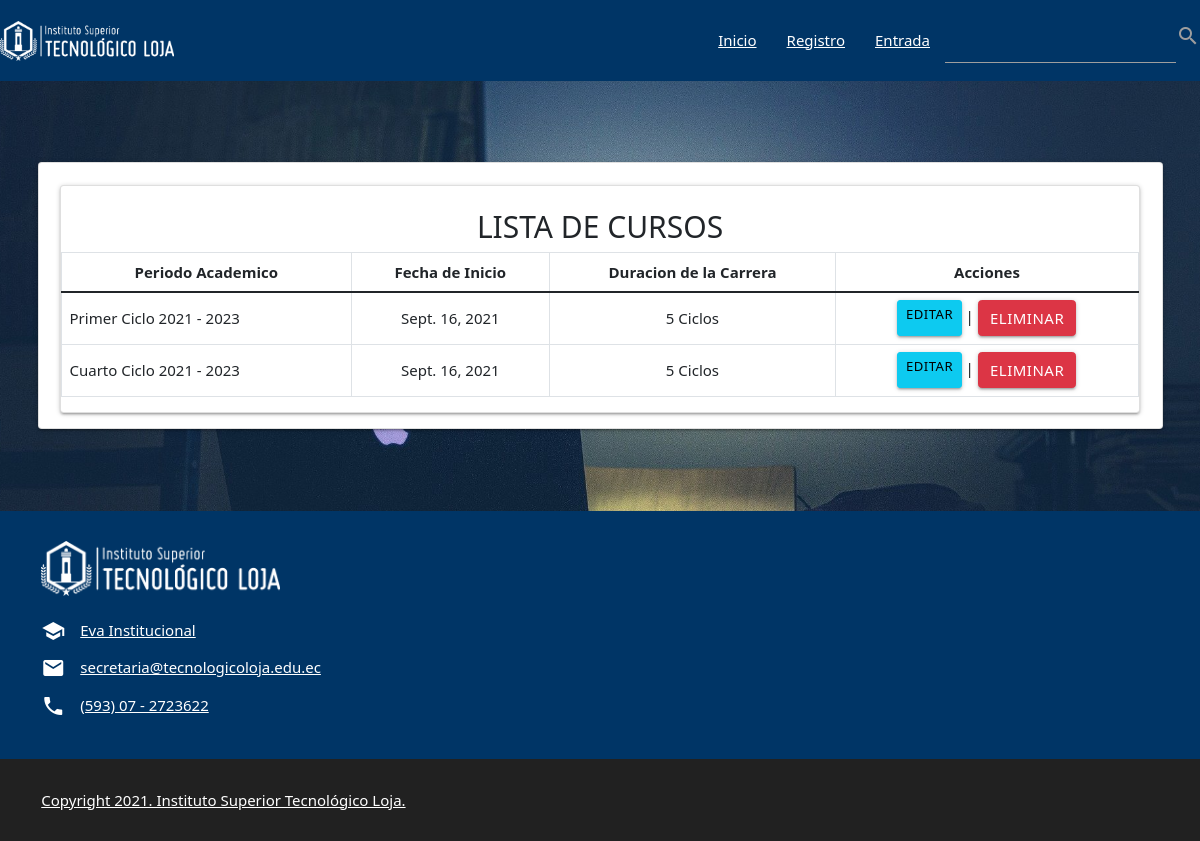
The app's page /lista_form/ with its own data.
### Academico/models.py (models this page shows)
class Carrera(models.Model):
    Periodo_Academico = models.CharField(max_length=25)
    Fecha_inicio_Periodo = models.DateField()
    Duracion_Ciclo = models.CharField(max_length=25)
    def __str__(self):
        return self.Periodo_Academico

### Academico/views.py (the view)
# urls.py: path('lista_form/', views.lista_form, name='lista_form'),
def lista_form(request):
    academico = Carrera.objects.all()
    context = {
        'Academico': academico
    }
    print(academico)
    return render(request, "plantillas/listas.html", context)

### Academico/templates/plantillas/listas.html (shortened to what this page needs)
{% extends "plantillas/principal.html" %}
{% block content %}
<br><br><br><br>
<center>
    <div class="card center" style="width: 75rem; background-color: #FFFFFF; padding-top: 15px">
        <div class="container">
            <link href="https://cdn.jsdelivr.net/npm/bootstrap@5.1.0/dist/css/bootstrap.min.css" rel="stylesheet"
>
            <center>
                <div class="card center" style="width: 72rem; background-color: #FFFFFF;">
                    <br>
                    <h2>LISTA DE CURSOS</h2>
                    <table class="table table-bordered">
                        <thead>
                            <tr class="text-center">
                                <th>Periodo Academico</th>
                                <th>Fecha de Inicio</th>
                                <th>Duracion de la Carrera</th>
                                <th>Acciones</th>
                            </tr>
                        </thead>
                        <tbody>
                            {% for aca in Academico %}
                            <tr class="text-center">
                                <td>{{aca.Periodo_Academico}}</td>
                                <td class="text-center">{{aca.Fecha_inicio_Periodo}}</td>
                                <td class="text-center">{{aca.Duracion_Ciclo}}</td>
                                <td class="text-center"><a href="{% url 'Academico:editarPeriodoAcademico' aca.id %}"
                                        class="btn btn-info btn-sm">EDITAR</a> |
                                    <a href="{% url 'Academico:eliminarPeriodosAcademicos' aca.id %}"
                                        class="btn btn-danger">ELIMINAR</a>
                                </td>
                            </tr>
                            {% endfor %}
                        </tbody>
                    </table>
                </div>
            </center>
        </div>
    </div> <br><br><br>
</center>
{% endblock content %}

### Academico/templates/plantillas/principal.html (style rules this page uses)
body { width: 100%; min-height: 100vh; background-image: url('../../static/imagenes/Fondo2.jpg'); background-repeat: no-repeat; background-position: center; background-size: cover; background-attachment: fixed; }
body:before { content: ''; min-height: 100vh; width: 100%; min-height: 100vh; position: absolute; top: 0; left: 0; background-image: linear-gradient(rgba (255, 255, 255, .1), rgba(34, 40, 49, 1)); }

### records on screen
Carrera: Periodo_Academico "Primer Ciclo 2021 - 2023", Fecha_inicio_Periodo "Sept. 16, 2021", Duracion_Ciclo "5 Ciclos"
Carrera: Periodo_Academico "Cuarto Ciclo 2021 - 2023", Fecha_inicio_Periodo "Sept. 16, 2021", Duracion_Ciclo "5 Ciclos"
